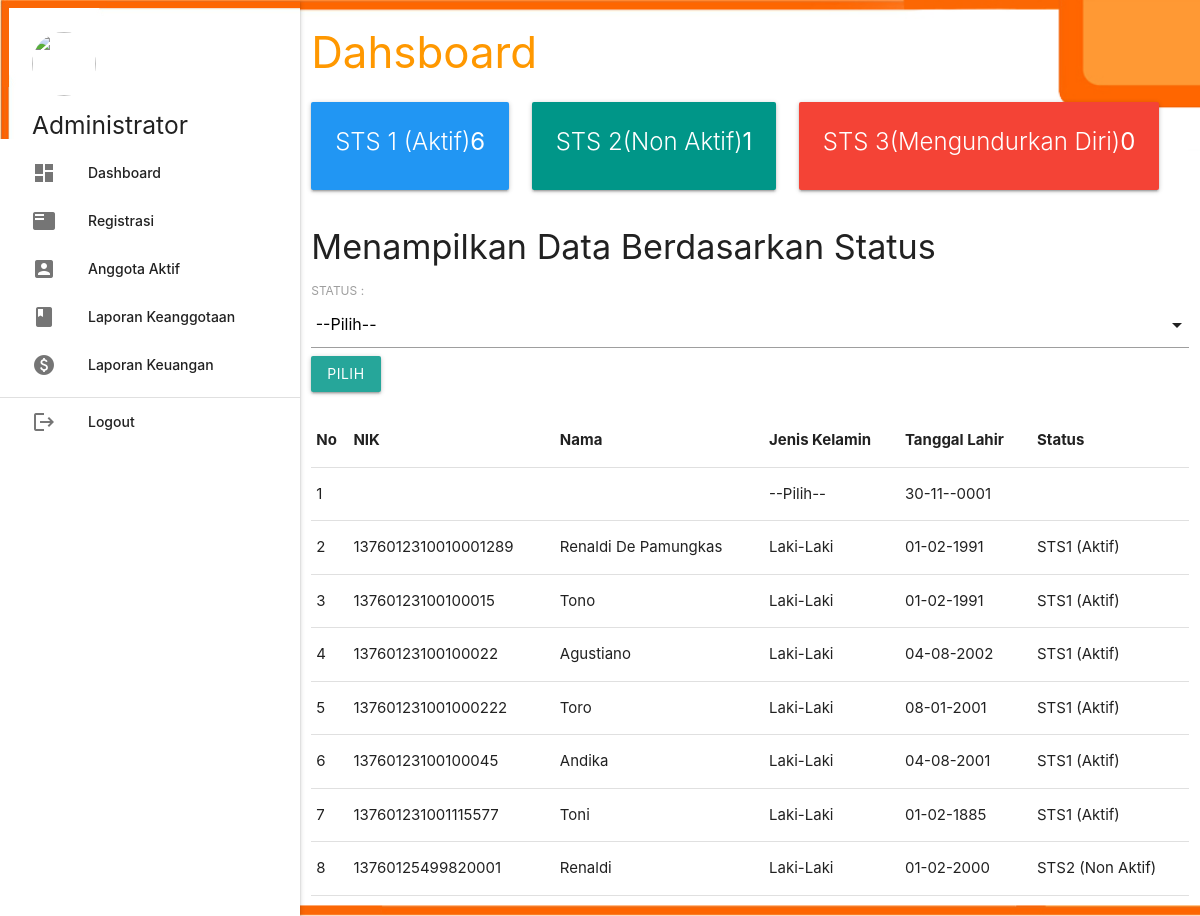
The app's page /admin/index.php with its own data.
### tables this page shows
CREATE TABLE `registrasi` (
  `id_registrasi` int(5) NOT NULL,
  `kd_wilayah` varchar(20) NOT NULL,
  `nonma_ketua` varchar(30) NOT NULL,
  `no_anggota` varchar(35) NOT NULL,
  `nama_anggota` varchar(30) NOT NULL,
  `nik` varchar(20) NOT NULL,
  `tgl_lhr` date NOT NULL,
  `kota_lahir` varchar(20) NOT NULL,
  `nama_kota` varchar(20) NOT NULL,
  `jenis_kelamin` varchar(10) NOT NULL,
  `pendidikan` varchar(10) NOT NULL,
  `pekerjaan` varchar(25) NOT NULL,
  `status_nikah` varchar(20) NOT NULL,
  `no_ktp` varchar(30) NOT NULL,
  `alamat` varchar(100) NOT NULL,
  `tlp` varchar(20) NOT NULL,
  `tanggal_aktif` date NOT NULL,
  `tanggal_non` date NOT NULL,
  `status` enum('STS1 (Aktif)','STS2 (Non Aktif)','STS3 (Mengundurkan Diri)') NOT NULL,
  `jmlh_iuran` varchar(100) NOT NULL,
  `p_anggota` int(10) NOT NULL,
  `kunjungan` enum('L','B') NOT NULL,
  `nama_keluarga` varchar(25) NOT NULL,
  `hubungan` varchar(25) NOT NULL,
  `alamat_keluarga` varchar(100) NOT NULL,
  `tlp_keluarga` varchar(20) NOT NULL
);

### admin/dashboard.php (the view, shortened to what this page needs)
<h3 class="orange-text">Dahsboard</h3>
	<div class="row">
		<div class="col -sm-6 col -md-3">
		  <div class="card blue">
		    <div class="card-content white-text">
			<?php
				$query = mysqli_query($koneksi,"SELECT * FROM registrasi WHERE status='STS1 (Aktif)'");
				$jlmmember = mysqli_num_rows($query);
				?>
				<span class="card-title">STS 1 (Aktif)<b class="right"><?php echo $jlmmember; ?></b></span>
		    </div>
		  </div>
		</div>
		<div class="col -sm-7 col stats">
		    <div class="card teal">
		    <div class="card-content white-text">
			<?php
				$query = mysqli_query($koneksi,"SELECT * FROM registrasi WHERE status='STS2 (Non Aktif)'");
				$jlmmember = mysqli_num_rows($query);
			 ?>
		      <span class="card-title">STS 2(Non Aktif) <b class="right"><?php echo $jlmmember; ?></b></span>
		    </div>
		  </div>
		</div>
		<div class="col sm-6 col -md-3">
		    <div class="card red">
		    <div class="card-content white-text">
			<?php
				$query = mysqli_query($koneksi,"SELECT * FROM registrasi WHERE status='STS3 (Mengundurkan Diri)'");
				$jlmmember = mysqli_num_rows($query);
				if($jlmmember<1){
					$jlmmember=0;
				}
			 ?>
		      <span class="card-title">STS 3(Mengundurkan Diri) <b class="right"><?php echo $jlmmember; ?></b></span>
		    </div>
		  </div>
		</div>
	</div>
	<h4>Menampilkan Data Berdasarkan Status</h4>
    <form action="<?php echo $_SERVER["PHP_SELF"];?>" method="post">
    <div class="form-group">
        <label for="sel1">STATUS :</label>
    </div>
    <div class="form-group">
        <input type="submit" class="btn btn-info" value="Pilih">
    </div>
    </form>
    <table class="table table-bordered table-hover">
        <br>
        <thead>
        <tr>
            <th>No</th>
            <th>NIK</th>
            <th>Nama</th>
            <th>Jenis Kelamin</th>
            <th>Tanggal Lahir</th>
            <th>Status</th>
        </tr>
        </thead>
        <?php
        include "../conn/koneksi.php";
        if (isset($_POST['kata_kunci'])) {
            $kata_kunci=trim($_POST['kata_kunci']);
            $sql="SELECT * FROM registrasi where status like '%".$kata_kunci."%' or nama_anggota like '%".$kata_kunci."%' or id_registrasi like '%".$kata_kunci."%' order by nik asc";
        }else {
            $sql="select * from registrasi order by nik asc";
        }
        $hasil=mysqli_query($koneksi,$sql);
        $no=0;
        while ($data = mysqli_fetch_array($hasil)) {
            $no++;
            ?>
            <tbody>
            <tr>
                <td><?php echo $no;?></td>
                <td><?php echo $data["nik"]; ?></td>
                <td><?php echo $data["nama_anggota"];   ?></td>
                <td><?php echo $data["jenis_kelamin"];   ?></td>
                <td><?php echo date('d-m-Y',strtotime($data["tgl_lhr"]));   ?></td>
                <td><?php echo $data["status"]; ?></td>
            </tr>
            </tbody>
            <?php
        }
        ?>

### admin/index.php (shortened to what this page needs)
<?php
	include '../conn/koneksi.php';
 ?>
  <!DOCTYPE html>
  <html>
    <head>
      <link type="text/css" rel="stylesheet" href="../css/materialize.min.css"  media="screen,projection"/>
      <link rel="stylesheet" href="https://cdnjs.cloudflare.com/ajax/libs/materialize/1.0.0/css/materialize.min.css">
      <link rel="stylesheet" type="text/css" href="https://cdn.datatables.net/1.10.19/css/jquery.dataTables.css">
    </head>
    <body style="background:url(../img/bg.jpg); background-size: cover;">
    <div class="row">
      <div class="col s12 m3">
          <ul id="slide-out" class="sidenav sidenav-fixed">
              <li>
                  <div class="user-view">
                      <div class="background">
                          <img src="../img/bg.jpg">
                      </div>
                      <a href="#user">
						  <img class="circle" src="https://cdn5.vectorstock.com/i/1000x1000/01/69/businesswoman-character-avatar-icon-vector-12800169.jpg"></a>
						  <h5 class="text-center fw-bold">Administrator</h5>
                  </div>
              </li>
              <li><a href="index.php?p=dashboard"><i class="material-icons">dashboard</i>Dashboard</a></li>
              <li><a href="index.php?p=registrasi"><i class="material-icons">featured_play_list</i>Registrasi</a></li>
              <li><a href="index.php?p=user"><i class="material-icons">account_box</i>Anggota Aktif </a></li>
              <li><a href="index.php?p=laporan"><i class="material-icons">book</i>Laporan Keanggotaan</a></li>
              <li><a href="index.php?p=keuangan"><i class="material-icons">paid</i>Laporan Keuangan</a><li>
                  <div class="divider"></div>
              </li>
              <li><a class="waves-effect" href="../index.php?p=logout"><i class="material-icons">logout</i>Logout</a></li>
          </ul>
          <a href="#" data-target="slide-out" class="btn sidenav-trigger"><i class="material-icons">menu</i></a>
      </div>
      <div class="col s12 m9">
	<?php
		if(@$_GET['p']==""){
			include_once 'dashboard.php';
		}
		elseif(@$_GET['p']=="dashboard"){
			include_once 'dashboard.php';
		}
		elseif(@$_GET['p']=="registrasi"){
			include_once 'registrasi.php';
		}
		elseif(@$_GET['p']=="regis_hapus"){
			$query = mysqli_query($koneksi,"DELETE FROM registrasi WHERE id_registrasi ='".$_GET['id_registrasi']."'");
			if($query){
				header('location:index.php?p=registrasi');
			}
		}
		elseif(@$_GET['p']=="more"){
			include_once 'more.php';
		}
		elseif(@$_GET['p']=="respon"){
			include_once 'respon.php';
		}
		elseif(@$_GET['p']=="user"){
			include_once 'user.php';
		}
		elseif(@$_GET['p']=="laporan"){
			include_once 'laporan.php';
		}
    elseif(@$_GET['p']=="keuangan"){
			include_once 'keuangan.php';
    }
    elseif(@$_GET['p']=="uang"){
			include_once 'uang.php';
    }
	 ?>
      </div>
    </div>
    </body>
  </html>

### records on screen
registrasi: jenis_kelamin "--Pilih--", tgl_lhr "30-11--0001"
registrasi: nik "1376012310010001289", nama_anggota "Renaldi De Pamungkas", jenis_kelamin "Laki-Laki", tgl_lhr "01-02-1991", status "STS1 (Aktif)"
registrasi: nik "13760123100100015", nama_anggota "Tono", jenis_kelamin "Laki-Laki", tgl_lhr "01-02-1991", status "STS1 (Aktif)"
registrasi: nik "13760123100100022", nama_anggota "Agustiano", jenis_kelamin "Laki-Laki", tgl_lhr "04-08-2002", status "STS1 (Aktif)"
registrasi: nik "137601231001000222", nama_anggota "Toro", jenis_kelamin "Laki-Laki", tgl_lhr "08-01-2001", status "STS1 (Aktif)"
registrasi: nik "13760123100100045", nama_anggota "Andika", jenis_kelamin "Laki-Laki", tgl_lhr "04-08-2001", status "STS1 (Aktif)"
registrasi: nik "137601231001115577", nama_anggota "Toni", jenis_kelamin "Laki-Laki", tgl_lhr "01-02-1885", status "STS1 (Aktif)"
registrasi: nik "13760125499820001", nama_anggota "Renaldi", jenis_kelamin "Laki-Laki", tgl_lhr "01-02-2000", status "STS2 (Non Aktif)"

### other values on screen
$jlmmember "6"
$jlmmember "1"
$jlmmember "0"
